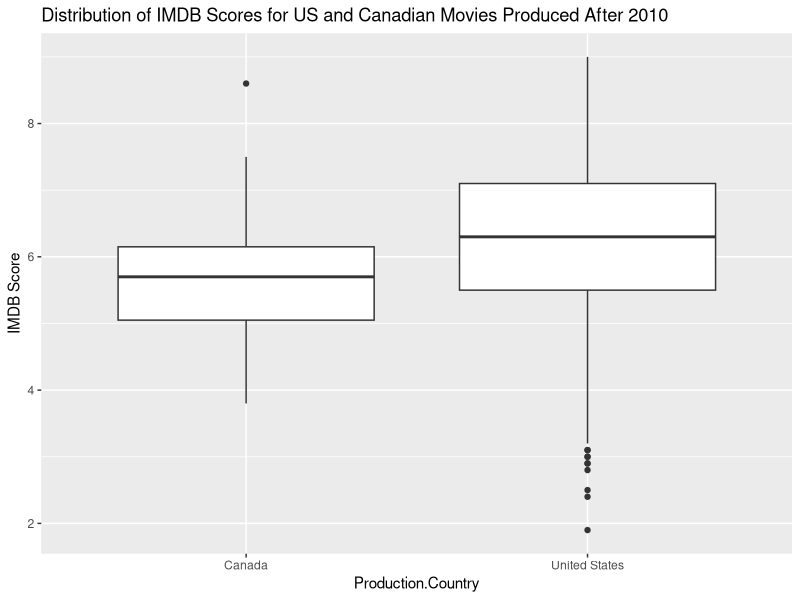

This chart was generated by the following R code:
## ---- chunk 1
# Load necessary packages
library(tidyverse)
library(lubridate)

# Load Show.csv into a dataframe
shows_df <- read.csv("show.csv")

# Rename columns to remove spaces
colnames(shows_df) <- str_replace_all(colnames(shows_df), " ", "")

# Convert date columns to correct type
shows_df$Date.Added <- mdy(shows_df$Date.Added)

# Check for missing values and replace with appropriate technique
summary(shows_df)

## ---- chunk 2
# Load MaturityType.csv into a dataframe
maturity_df <- read.csv("MaturityType.csv")

# Rename columns to remove spaces
colnames(maturity_df) <- str_replace_all(colnames(maturity_df), " ", "")

# Check for missing values and replace with appropriate technique
summary(maturity_df)

## ---- chunk 3
# Check for duplicate rows and display them
duplicated_rows <- shows_df[duplicated(shows_df), ]
print(paste("Number of duplicate rows: ", nrow(duplicated_rows)))
print("Duplicate rows:")
print(duplicated_rows)

# Remove duplicate rows
shows_df <- shows_df[!duplicated(shows_df), ]

# Display number of rows before and after removal
print(paste("Number of rows before removal: ", nrow(shows_df) + nrow(duplicated_rows)))
print(paste("Number of rows after removal: ", nrow(shows_df)))

# Modify Imdb.Score column to remove "/10" and change type to numeric
shows_df$Imdb.Score <- as.numeric(gsub("/10", "", shows_df$Imdb.Score))

# Check data types of columns
str(shows_df)
## ---- chunk 4
# Select production country and year of interest
production_country <- "United States"
year_of_interest <- 2020

# Filter shows produced by selected country in selected year
selected_shows <- shows_df %>% 
  filter(Production.Country == production_country, 
         year(Date.Added) == year_of_interest, 
         Rating == "TV-MA" & grepl("TV Show", Content.Type))

# Display selected shows
if (nrow(selected_shows) > 0) {
  print(paste("Selected shows produced by", production_country, "in", year_of_interest, "rated TV-MA and classified as TV Show:"))
  print(selected_shows$Title)
} else {
  print(paste("No TV shows produced by", production_country, "in", year_of_interest, "rated TV-MA and classified as TV Show were found."))
}

## ---- chunk 5
# Select shows with "teen" and "high school" in the description
selected_shows <- shows_df %>% 
  filter(str_detect(tolower(Description), "teen") & str_detect(tolower(Description), "high school"))

# Display titles, release year, and IMDB score, sorted by release year in ascending order and IMDB score in descending order
top_5_shows <- selected_shows %>% 
  select(Title, Release.Date, Imdb.Score) %>% 
  arrange(Release.Date, desc(Imdb.Score)) %>% 
  top_n(5)

# Print top 5 shows
print(top_5_shows)
## ---- chunk 6
# Select TV shows suitable for general audiences
general_audience_shows <- shows_df %>% 
  filter(Rating == "TV-G" & grepl("TV Show", Content.Type))

# Group shows by production country
country_groups <- general_audience_shows %>% 
  group_by(Production.Country)

# Summarize shows by count and average IMDB score
country_summary <- country_groups %>% 
  summarize(num_shows = n(), avg_imdb_score = mean(as.numeric(gsub("/10", "", Imdb.Score), na.rm = TRUE)))

# Sort countries by number of shows and select top three
top_countries <- country_summary %>% 
  arrange(desc(num_shows)) %>% 
  head(3)

# Print results
print("Top three production countries with the highest number of TV shows suitable for general audiences:")
print(top_countries)

## ---- chunk 7
# Select movies produced after 2010 by the United States or Canada
selected_movies <- shows_df %>% 
  filter(Production.Country %in% c("United States", "Canada"), 
         as.numeric(ifelse(Release.Date == "", 0, Release.Date)) > 2010, 
         grepl("Movie", Content.Type))

# Draw boxplot of IMDB scores for US and Canadian movies
ggplot(selected_movies, aes(x = Production.Country, y = as.numeric(gsub("/10", "", Imdb.Score)))) +
  geom_boxplot() +
  ggtitle("Distribution of IMDB Scores for US and Canadian Movies Produced After 2010") +
  ylab("IMDB Score")

# Display five values in each boxplot
by(selected_movies$Imdb.Score, selected_movies$Production.Country, 
   FUN = function(x) {summary(as.numeric(gsub("/10", "", x)))})
## ---- chunk 8
# Filter movies suitable for children less than 7 years old
selected_movies <- shows_df %>%
  filter(grepl("TV-Y7", Rating)) %>%
  filter(grepl("Movie", Content.Type))

# Rank movies based on age-appropriateness and educational value
ranked_movies <- selected_movies %>%
  mutate(age_rank = ifelse(grepl("TV-Y", Rating) | grepl("TV-G", Rating) | grepl("TV-Y7", Rating), 1, 0),
         edu_rank = ifelse(grepl("Educational", Genres), 1, 0)) %>%
  mutate(rank = age_rank + edu_rank) %>%
  arrange(desc(rank), desc(as.numeric(gsub("/10", "", Imdb.Score)))) %>%
  select(Title, Release.Date, Rating, Genres, Imdb.Score)

# Display top 5 movies
head(ranked_movies, 5)
